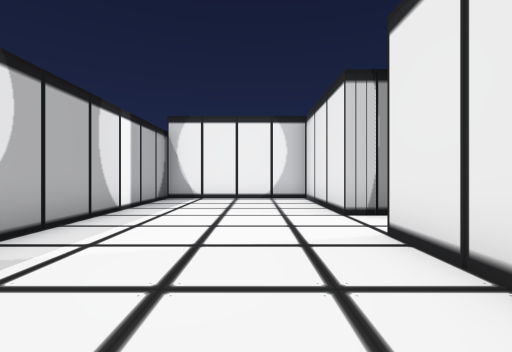
View 1 (above)

20 first-person views from a walk through a level from a Godot 3-D game. The camera is 1.5 m above the floor, looks level and sees 85° across. The floor is counted in squares, 2 m on a side. Each view is taken from the middle of a square. On the plan, view 1 faces up. The plan holds only what a view shows up to about 10 squares ahead; the rest is blank. The place goes on beyond the plan.

View 2
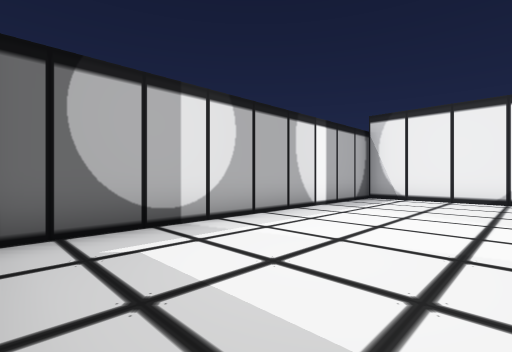

View 3
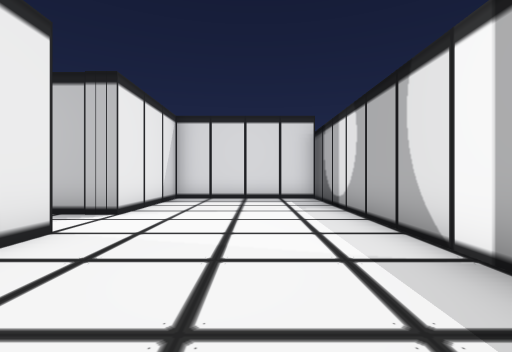

View 4
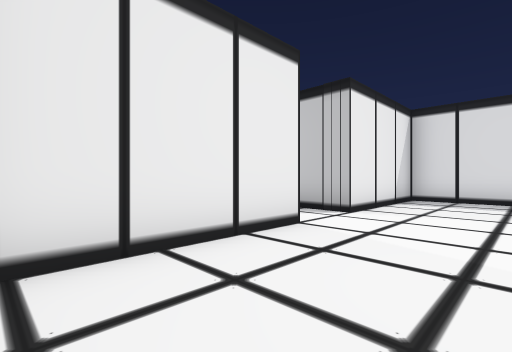

View 5
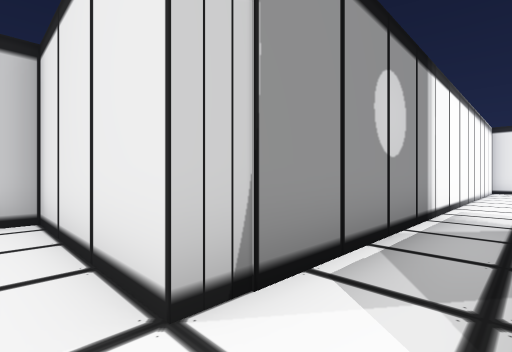

View 6
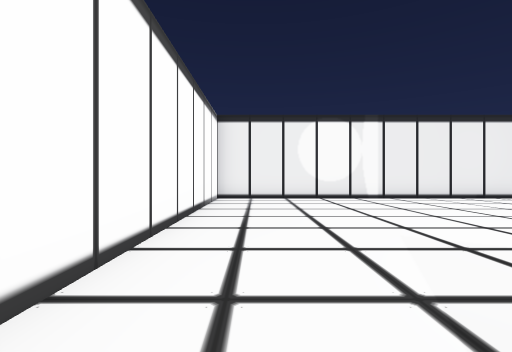

View 7
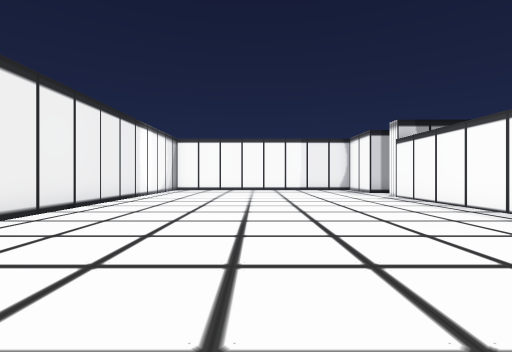

View 8
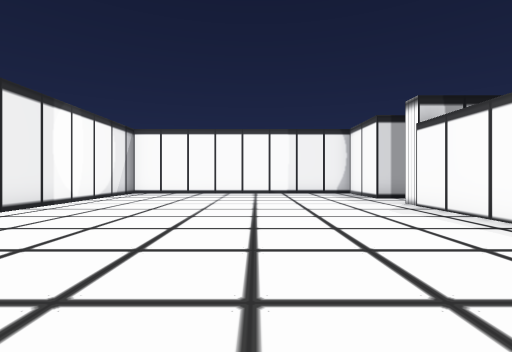

View 9
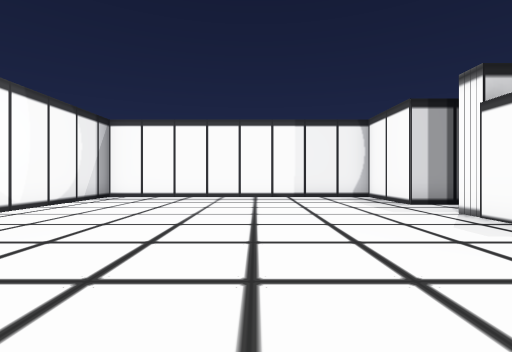

View 10
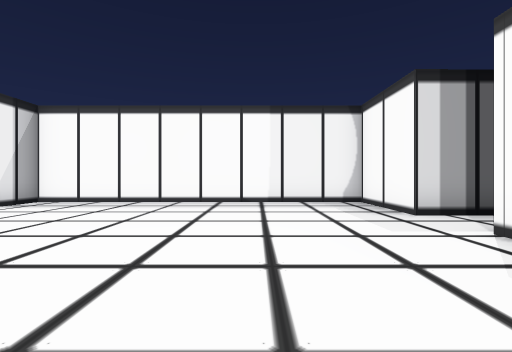

View 11
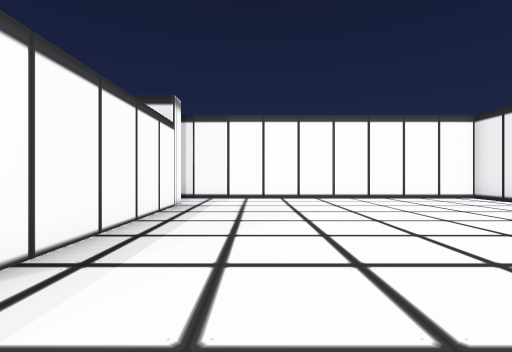

View 12
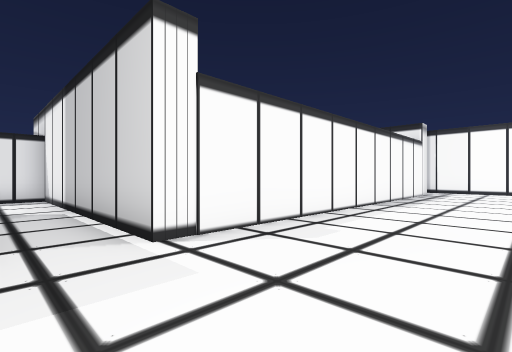

View 13
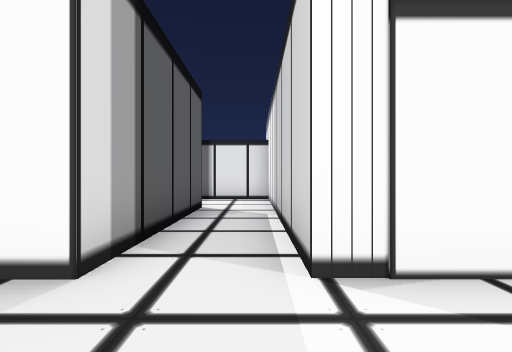

View 14
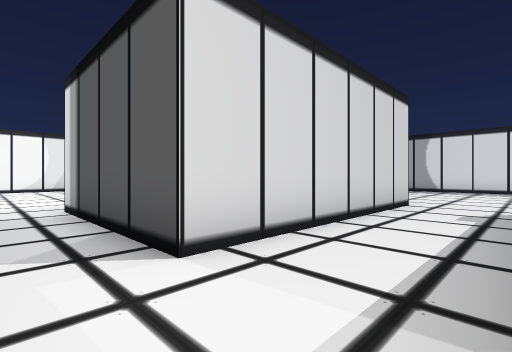

View 15
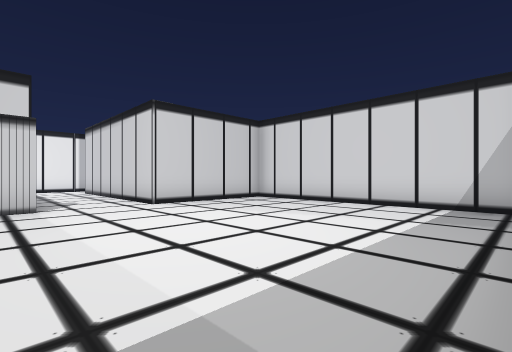

View 16
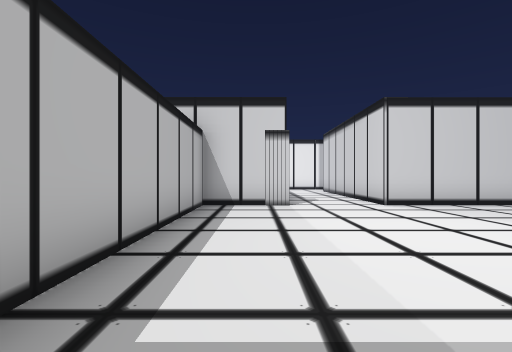

View 17
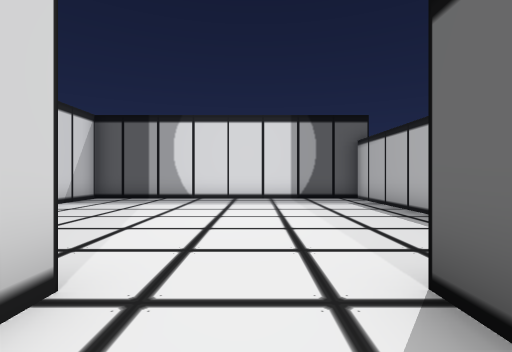

View 18
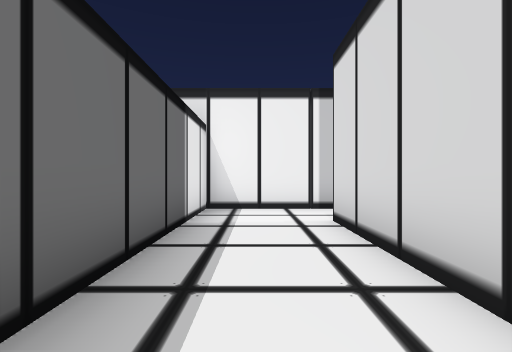

View 19
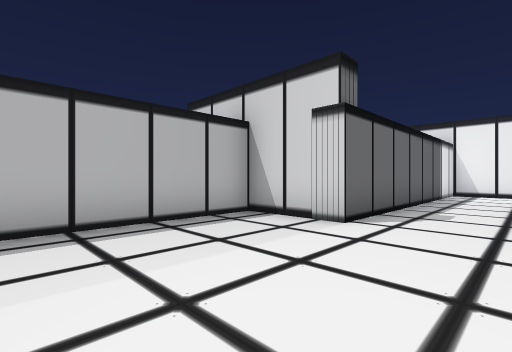

View 20
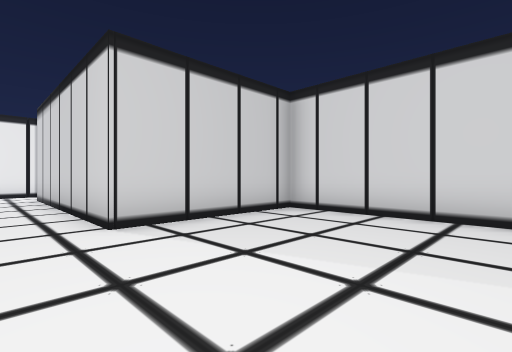

### Floor plan
Ten units are one square. View 1 is at (0, 0); x grows to the right and y downward. Boxes are objects, and circles mark ways between rooms. Rooms are numbered by the first view taken in them; rooms with no view inside come last. Other rooms are left out.
<svg viewBox="-35 -99 203 337">
<path fill="none" stroke="#000" d="M17 -53 17 -94 -30 -94 -30 4 17 4 17 -36M70 -35 70 76 16 76M23 93 70 93 70 120 163 120 163 -53 17 -53M17 -36 30 -36M16 76 -1 76 -1 158 -24 158 -24 233 63 233 63 158 23 158 23 93"/>
<circle cx="15" cy="-45" r="3" fill="#2a7"/>
<circle cx="25" cy="85" r="3" fill="#2a7"/>
<text x="-10" y="-40">1</text>
<text x="110" y="30">2</text>
<text x="20" y="180">3</text>
</svg>
Room 1 opens to room 2. Room 2 opens to room 3.

Where each view was taken, in squares from view 1:
view 1: 0 up, 0 right, facing up
view 2: 0 up, 1 right, facing up-left
view 3: 9 up, 1 left, facing down
view 4: 9 up, 1 left, facing down-right
view 5: 4 up, 1 right, facing up-right
view 6: 4 up, 7 right, facing right
view 7: 3 up, 12 right, facing down
view 8: 0 up, 11 right, facing down
view 9: 2 down, 11 right, facing down
view 10: 4 down, 10 right, facing down
view 11: 4 down, 9 right, facing up
view 12: 9 down, 10 right, facing up-left
view 13: 8 down, 9 right, facing left
view 14: 8 down, 0 right, facing down-right
view 15: 23 down, 1 left, facing up-right
view 16: 23 down, 1 left, facing up
view 17: 14 down, 1 right, facing down
view 18: 14 down, 1 right, facing up
view 19: 20 down, 2 right, facing up-left
view 20: 20 down, 1 right, facing up-right
